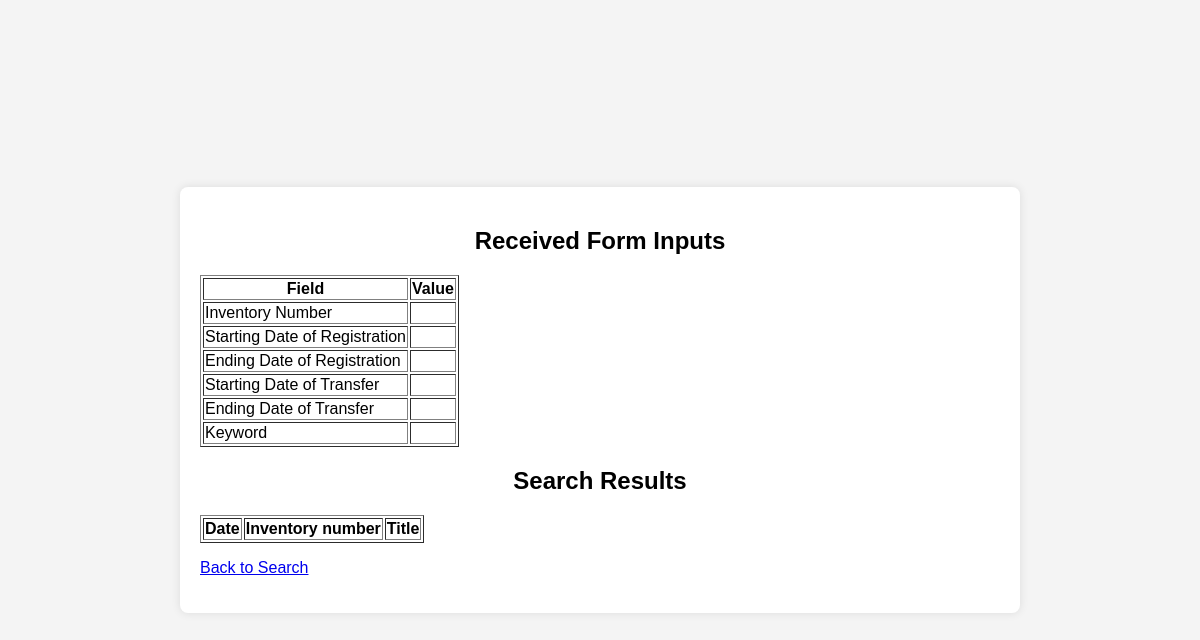
Page /SearchInventory.php on the earlier database version.
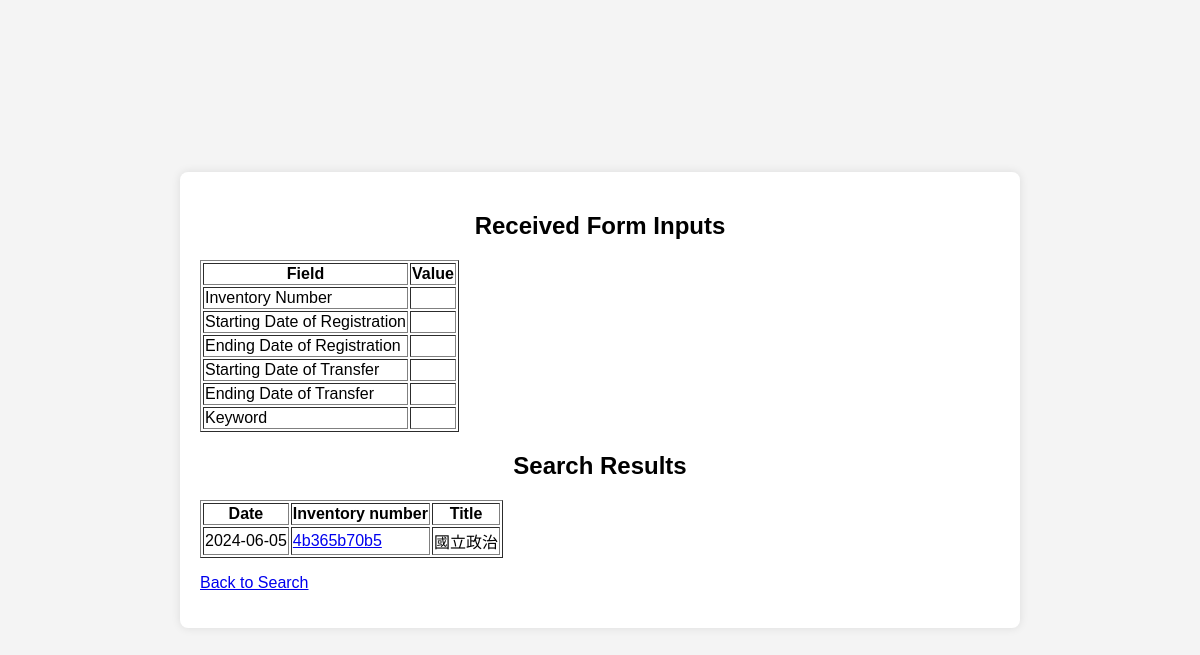
Same page on the later database version.
### tables this page shows
CREATE TABLE `inventory` (
  `plan_name` varchar(50) NOT NULL,
  `document_code` varchar(50) NOT NULL,
  `inventory_number` varchar(50) NOT NULL,
  `plan_number` varchar(50) NOT NULL,
  `budget_subject` varchar(50) NOT NULL,
  `print_date` date NOT NULL,
  `title` varchar(50) NOT NULL,
  `account` varchar(50) NOT NULL
);

### SearchInventory.php (the view, shortened to what this page needs)
<?php
$inventory_Number = isset($_POST['inventory_Number']) ? $_POST['inventory_Number'] : '';
$regi_starting_date = isset($_POST['regi_starting_date']) ? $_POST['regi_starting_date'] : '';
$regi_ending_date = isset($_POST['regi_ending_date']) ? $_POST['regi_ending_date'] : '';
$tran_starting_date = isset($_POST['tran_starting_date']) ? $_POST['tran_starting_date'] : '';
$tran_ending_date = isset($_POST['tran_ending_date']) ? $_POST['tran_ending_date'] : '';
$keyword = isset($_POST['keyword']) ? $_POST['keyword'] : '';
$servername = "localhost";
$username = "root";
$password = "";
$dbname = "DBMS_Project";
$conn = new mysqli($servername, $username, $password, $dbname);
$sql = "SELECT print_date, inventory_number, title FROM inventory WHERE 1=1";
$result = $conn->query($sql);
$searchResults = [];
if ($result->num_rows > 0) {
    while ($row = $result->fetch_assoc()) {
        $searchResults[] = $row;
    }
}
echo "<!DOCTYPE html>
<html>
<head>
    <link rel='stylesheet' type='text/css' href='style.css'>
    <meta charset='UTF-8'>
    <meta name='viewport' content='width=device-width, initial-scale=1.0'>
    <title>Form Inputs and Search Results</title>
</head>
<body>
    <div class='container'>
        <h2>Received Form Inputs</h2>
        <table border='1'>
            <tr><th>Field</th><th>Value</th></tr>
            <tr><td>Inventory Number</td><td>" . htmlspecialchars($inventory_Number) . "</td></tr>
            <tr><td>Starting Date of Registration</td><td>" . htmlspecialchars($regi_starting_date) . "</td></tr>
            <tr><td>Ending Date of Registration</td><td>" . htmlspecialchars($regi_ending_date) . "</td></tr>
            <tr><td>Starting Date of Transfer</td><td>" . htmlspecialchars($tran_starting_date) . "</td></tr>
            <tr><td>Ending Date of Transfer</td><td>" . htmlspecialchars($tran_ending_date) . "</td></tr>
            <tr><td>Keyword</td><td>" . htmlspecialchars($keyword) . "</td></tr>
        </table>
        <h2>Search Results</h2>
        <table border='1'>
            <tr>
                <th>Date</th>
                <th>Inventory number</th>
                <th>Title</th>
            </tr>";
if (count($searchResults) > 0) {
    foreach ($searchResults as $row) {
        echo "<tr>
                <td>" . htmlspecialchars($row['print_date']) . "</td>
                <td><a href='output.php?inventory_number=" . htmlspecialchars($row['inventory_number']) . "'>" . htmlspecialchars($row['inventory_number']) . "</a></td>
                <td>" . htmlspecialchars($row['title']) . "</td>
              </tr>";
    }
}
echo "        </table>
        <p><a href='function.html'>Back to Search</a></p>
    </div>
</body>
</html>";
?>

### Style.css (style rules this page uses)
body { font-family: Arial, sans-serif; display: flex; justify-content: center; align-items: center; height: 100vh; margin: 0; background-color: #f4f4f4; }
.container { background-color: white; padding: 20px; box-shadow: 0 0 10px rgba(0, 0, 0, 0.1); border-radius: 8px; width: 100%; max-width: 800px; }
h2 { margin-bottom: 20px; text-align: center; }

Differences in the rows shown:
added inventory: print_date "2024-06-05", inventory_number "4b365b70b5", title "國立政治"
